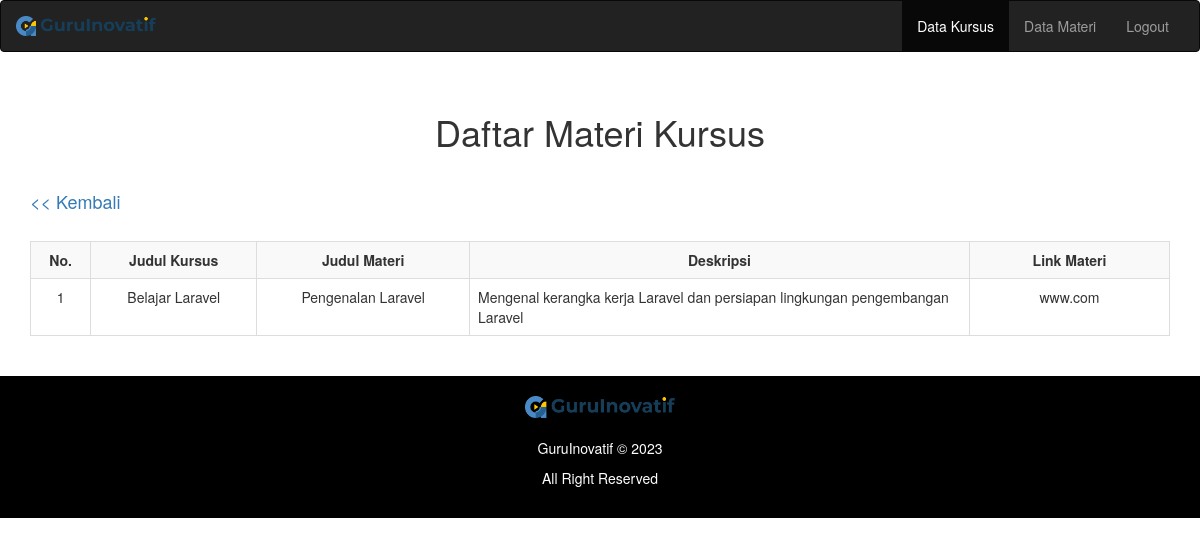
Screenshot of /detail_materi.php?id=4 (signed in) with the database file from the repository.
### tables this page shows
CREATE TABLE `materi` (
  `id` int(11) NOT NULL AUTO_INCREMENT,
  `judul` varchar(1000) DEFAULT NULL,
  `deskripsi` varchar(5000) DEFAULT NULL,
  `link` varchar(5000) DEFAULT NULL,
  `id_kursus` int(11) DEFAULT NULL,
  PRIMARY KEY (`id`),
  KEY `materi_ibfk_1` (`id_kursus`),
  CONSTRAINT `materi_ibfk_1` FOREIGN KEY (`id_kursus`) REFERENCES `kursus` (`id`) ON DELETE CASCADE
);

CREATE TABLE `kursus` (
  `id` int(11) NOT NULL AUTO_INCREMENT,
  `judul` varchar(1000) DEFAULT NULL,
  `deskripsi` varchar(5000) DEFAULT NULL,
  `durasi` varchar(100) DEFAULT NULL,
  PRIMARY KEY (`id`)
);

### function.php (called while the page is built, shortened)
<?php
$db = mysqli_connect("localhost", "root", "", "onlinecourse");
function query($query)
{
	global $db;
	$result = mysqli_query($db, $query);
	$rows = [];
	while ($row = mysqli_fetch_assoc($result)) {
		$rows[] = $row;
	}
	return $rows;
}
?>

### detail_materi.php (the view, shortened to what this page needs)
<?php
require 'function.php';
if ($_GET['id'] != NULL) {
    $id = $_GET['id'];
    $data = query("SELECT materi.id AS id_materi, materi.judul AS judul_materi, materi.deskripsi AS deskripsi_materi, link, kursus.judul AS judul_kursus FROM materi JOIN kursus ON materi.id_kursus = kursus.id WHERE materi.id_kursus = $id ORDER BY materi.judul ASC");
} else {
    $data = query("SELECT materi.id AS id_materi, materi.judul AS judul_materi, materi.deskripsi AS deskripsi_materi, link, kursus.judul AS judul_kursus FROM materi JOIN kursus ON materi.id_kursus = kursus.id ORDER BY kursus.judul ASC");
}
?>
<!DOCTYPE html>
<html lang="en">
<head>
    <link rel="stylesheet" href="bootstrap/css/bootstrap.min.css">
    <link rel="stylesheet" href="style.css">
</head>
<body>
        <nav class="navbar navbar-default navbar-inverse">
            <div class="container-fluid">
                <div class="navbar-header">
                    <img src="img/logo.png" alt="" class="navbar-brand">
                </div>
                <div class="collapse navbar-collapse" id="example-1">
                    <ul class="nav navbar-nav navbar-right">
                    <li class="active"><a href="index.php">Data Kursus<span class="sr-only">(current)</span></a></li>
                    <li><a href="materi.php">Data Materi</a></li>
                    <li><a href="logout.php">Logout</a></li>
                    </ul>
		        </div>
            </div>
        </nav>
    <div class="container text-center">
        <div>
            <br>
            <h1>Daftar Materi Kursus</h1>
            <br>
        </div>
            <div>
                <h4 class="text-left"><a href="index.php"><< Kembali</a></h4><br>
                <table border=1 class="table table-striped table-bordered">
                    <tr>
                        <th scope="col">No.</th>
                        <th>Judul Kursus</th>
                        <th>Judul Materi</th>
                        <th>Deskripsi</th>
                        <th>Link Materi</th>
                    </tr>
                    <?php
                        $no=1;
                        foreach($data as $row){ ?>
                    <tr>
                            <td><?php echo $no++;?></td>
                            <td><?php echo $row['judul_kursus'];?></td>
                            <td><?php echo $row['judul_materi'];?></td>
                            <td class="text-left" width="500px"><?php echo $row['deskripsi_materi'];?></td>
                            <td  width="200px"><?php echo $row['link'];?></td>
                    </tr>
                    <?php } ?>
                </table>
            </div>
    </div>
    <div class="footer footer-index text-center container-fluid" style="margin-top: 20px; background:black;">
        <img src="img/logo.png" width="150px" style="margin-top:20px;"/>
        <br><br>
        <p class="copyright" style="color:white;">GuruInovatif © 2023</p>
        <p style="color:white;">All Right Reserved</p>
        <br>
    </div>
</body>
</html>

### style.css (style rules this page uses)
table { margin-left: auto; margin-right: auto; }
td { position:relative; text-align: center; }
th { position:relative; text-align: center; }

### rows the page displays
materi: id_kursus.judul "Belajar Laravel", judul "Pengenalan Laravel", deskripsi "Mengenal kerangka kerja Laravel dan persiapan lingkungan pengembangan Laravel", link "www.com"
